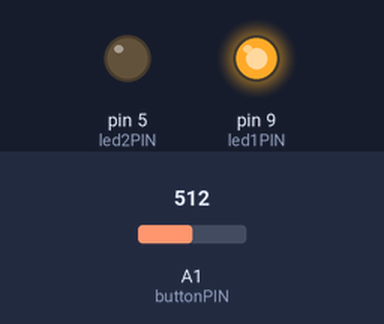
This sketch was run on a simulated Arduino Uno, built with avr-gcc and run on an emulated ATmega328P. On the bench: output pins drawn as LEDs (lit = HIGH). Inputs (shaded band) come from the test bench; at power-on: A1 (buttonPIN) = 512.

Above: at 1.5 s.
1.9 s: A1 (buttonPIN) set to 3
5.4 s: A1 (buttonPIN) set to 0
At 7.0 s:
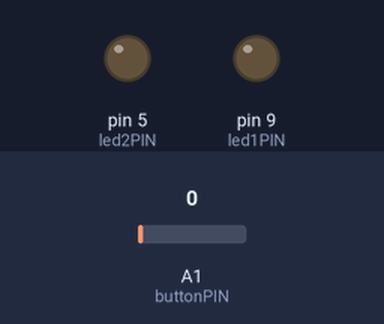
7.5 s: A1 (buttonPIN) set to 122
At 7.8 s:
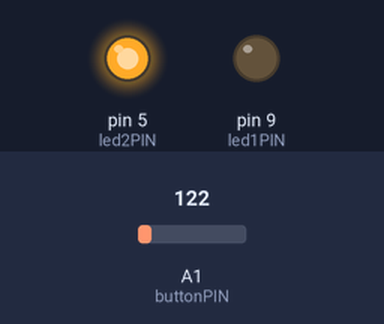
Timing chart, 0 to 17.0 s (numbered marks = the images above; inputs shaded):
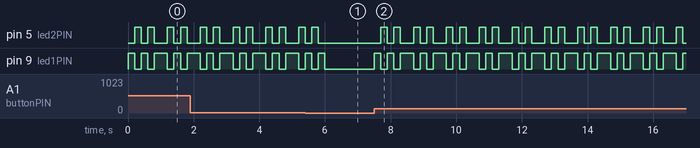

Measured:
- the behaviour switches between 2 and 1 on A1 (buttonPIN) (found by bisection; images 0 and 1)
- after the input at 5.4 s, pin 5 (led2PIN): goes on until 5.8 s, then stays LOW
- after the input at 7.5 s, pin 5 (led2PIN): LOW → HIGH after 0.20 s, then repeats every 1.0 s: LOW 0.20 s, HIGH 0.20 s, LOW 0.40 s, HIGH 0.20 s; pin 9 (led1PIN): LOW → HIGH at once, then repeats every 1.0 s: LOW 0.20 s, HIGH 0.20 s, LOW 0.20 s, HIGH 0.40 s
- by itself, pin 5 (led2PIN): repeats every 1.0 s: LOW 0.20 s, HIGH 0.20 s, LOW 0.40 s, HIGH 0.20 s
- by itself, pin 9 (led1PIN): repeats every 1.0 s: HIGH 0.20 s, LOW 0.20 s, HIGH 0.40 s, LOW 0.20 s

The sketch:

EmilyAlarm.ino
```cpp
/*
 * Code by David McCormack
 */

/*
 * Global Ardunio PIN settings
 */
static int led1PIN = 9;
static int led2PIN = 5;
static int buttonPIN = 1;

/*
 * Ardunio setup routine
 */
void setup()
{
  pinMode(led1PIN, OUTPUT);
  pinMode(led2PIN, OUTPUT);
  pinMode(buttonPIN, INPUT);
}

/*
 * Ardunio loop routine
 */
void loop()
{
  while (true)
  {
    // Ensure crossing lights are off
    digitalWrite(led1PIN, 0);
    digitalWrite(led2PIN, 0);

    if (analogRead(buttonPIN) > 1)
    {
      digitalWrite(led1PIN, 1);
      digitalWrite(led2PIN, 0);
      delay(200);
      digitalWrite(led1PIN, 0);
      digitalWrite(led2PIN, 1);
      delay(200);
      digitalWrite(led1PIN, 1);
      digitalWrite(led2PIN, 0);
      delay(200);
      digitalWrite(led1PIN, 0);
      digitalWrite(led2PIN, 1);
      delay(200);
      digitalWrite(led1PIN, 1);
      digitalWrite(led2PIN, 0);
      delay(200);
    }
    else
    {
      digitalWrite(led1PIN, 0);
      digitalWrite(led2PIN, 0);
    }
  }
}
```
